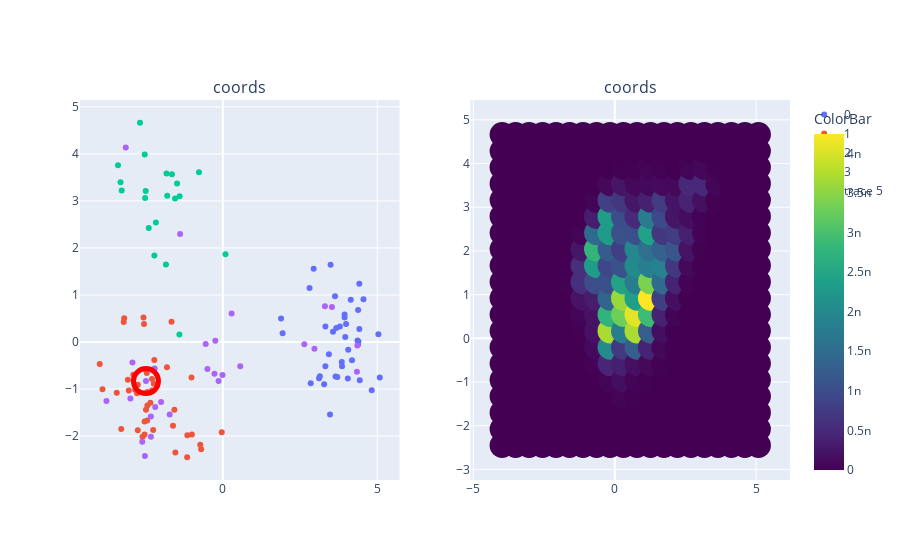

Source (notebook cell):
### Code cell
from plotly import tools

title= 'coords'
fig_subplots = tools.make_subplots(rows=1, cols=2,subplot_titles=tuple([title]*2))

for trace in figwl:
    fig_subplots.append_trace(trace, 1, 1)
    

trace= go.Scatter(
    x= background[:,0],
    y= background[:,1],
    #z= grid_likes,
    mode= 'markers',
    marker= {
        'color':grid_likes,
        'colorbar': go.scatter.marker.ColorBar(
            title= 'ColorBar'
        ),
        'colorscale':'Viridis',
        'line': {'width': 0},
        'size': 25,
        'symbol': 'circle',
      "opacity": 1
      }
)

fig_subplots.append_trace(trace, 1,2)

iplot(fig_subplots)

### Figure 1 — Plotly figure (JSON) as saved in the notebook; plotly's stock layout.template omitted (floating-point values rounded to 4 significant figures; data arrays with more than 128 entries replaced by an {"elided": "..."} marker saying what was removed)
{"data": [{"mode": "markers", "name": "0", "type": "scatter", "x": [3.962, 3.788, 1.935, 3.941, 2.845, 4.417, 5.035, 3.939, 3.319, 3.857, 4.378, 4.357, 2.806, 3.434, 4.431, 3.988, 3.14, 4.552, 3.704, 4.418, 3.63, 4.045, 4.058, 2.939, 3.671, 3.647, 4.374, 4.14, 3.279, 4.18, 1.885, 4.389, 3.566, 3.114, 3.32, 3.849, 5.079, 3.469, 4.818, 3.488], "xaxis": "x", "y": [0.1046, 0.3281, 0.1864, 0.5194, -0.8791, 1.238, 0.1672, 0.5832, -0.5167, -0.5153, 0.6816, 0.0313, 1.148, -0.26, -0.8141, 0.3832, -0.7286, 0.907, -0.745, 0.2788, 0.9752, -0.7777, -0.1651, 1.558, 0.3005, -0.7337, -0.05099, 0.9006, -0.8962, -0.3891, 0.5018, 0.0115, 0.2169, -0.7678, 0.3285, -0.4256, -0.7521, -1.542, -1.028, 1.64], "yaxis": "y"}, {"mode": "markers", "name": "1", "type": "scatter", "x": [-1.66, -3.983, -2.775, -3.432, -2.441, -1.612, -2.896, -2.751, -2.567, -0.7013, -1.808, -0.03554, -2.291, -1.155, -2.494, -2.345, -2.835, -3.192, -2.46, -3.286, -1.013, -0.7314, -1.536, -2.296, -2.233, -3.072, -2.449, -1.567, -2.55, -2.533, -2.254, -3.894, -2.597, -2.487, -1.001, -2.216, -1.149, -3.208, -2.751, -2.447, -3.042, -2.533], "xaxis": "x", "y": [0.4335, -0.4665, -1.09, -1.08, -1.348, -1.78, -0.6984, -1.876, 0.5238, -2.278, -0.5376, -1.919, -0.7841, -2.45, -0.5889, -1.29, -1.014, 0.5063, -0.6582, -1.848, -0.7525, -2.182, -2.346, -1.029, -0.888, -0.7996, -1.064, -1.442, 0.3833, -1.968, -1.872, -1.005, -2.014, -1.438, -1.966, -0.3844, -1.982, 0.4268, -0.91, -1.668, -1.029, -1.692], "yaxis": "y"}, {"mode": "markers", "name": "2", "type": "scatter", "x": [-2.166, -1.481, -1.822, -1.398, 0.08633, -3.311, -1.841, -2.515, -3.392, -1.799, -1.405, -1.546, -2.215, -2.526, -2.68, -0.7721, -3.273, -2.496, -2.397, -1.647], "xaxis": "x", "y": [2.54, 3.371, 3.585, 3.101, 1.865, 3.395, 1.649, 3.06, 3.757, 3.111, 0.1576, 3.05, 1.841, 3.986, 4.662, 3.61, 3.219, 3.21, 2.423, 3.566], "yaxis": "y"}, {"mode": "markers", "name": "3", "type": "scatter", "x": [-0.2425, -0.2706, 2.638, 0.5649, -1.998, -2.52, -0.1364, 0.285, -2.487, 4.354, 3.531, 2.965, -0.4987, -1.381, -2.189, -1.719, 4.34, 3.304, -0.5541, -0.01051, -2.991, -2.925, -3.142, -2.327, -2.607, -2.327, -3.766, -2.205], "xaxis": "x", "y": [0.026, -0.6755, -0.04796, -0.5137, -1.276, -2.422, -0.8289, 0.606, -0.83, -0.07368, 0.7431, -0.1446, -0.5757, 2.298, -1.381, -1.543, -0.6337, 0.7591, -0.04192, -0.7021, -1.201, -0.4374, 4.135, -1.585, -2.12, -2.015, -1.255, -0.5629], "yaxis": "y"}, {"marker": {"color": "rgba(135, 206, 250, 0)", "line": {"color": "red", "width": 5}, "opacity": 1, "size": 25}, "mode": "markers", "showlegend": false, "type": "scatter", "x": [-2.487], "xaxis": "x", "y": [-0.83], "yaxis": "y"}, {"marker": {"color": {"elided": "400 float values"}, "colorbar": {"title": {"text": "ColorBar"}}, "colorscale": [[0, "#440154"], [0.1111, "#482878"], [0.2222, "#3e4989"], [0.3333, "#31688e"], [0.4444, "#26828e"], [0.5556, "#1f9e89"], [0.6667, "#35b779"], [0.7778, "#6ece58"], [0.8889, "#b5de2b"], [1, "#fde725"]], "line": {"width": 0}, "opacity": 1, "size": 25, "symbol": "circle"}, "mode": "markers", "type": "scatter", "x": {"elided": "400 float values"}, "xaxis": "x2", "y": {"elided": "400 float values"}, "yaxis": "y2"}], "layout": {"annotations": [{"font": {"size": 16}, "showarrow": false, "text": "coords", "x": 0.225, "xanchor": "center", "xref": "paper", "y": 1, "yanchor": "bottom", "yref": "paper"}, {"font": {"size": 16}, "showarrow": false, "text": "coords", "x": 0.775, "xanchor": "center", "xref": "paper", "y": 1, "yanchor": "bottom", "yref": "paper"}], "xaxis": {"anchor": "y", "domain": [0, 0.45]}, "xaxis2": {"anchor": "y2", "domain": [0.55, 1]}, "yaxis": {"anchor": "x", "domain": [0, 1]}, "yaxis2": {"anchor": "x2", "domain": [0, 1]}}}
